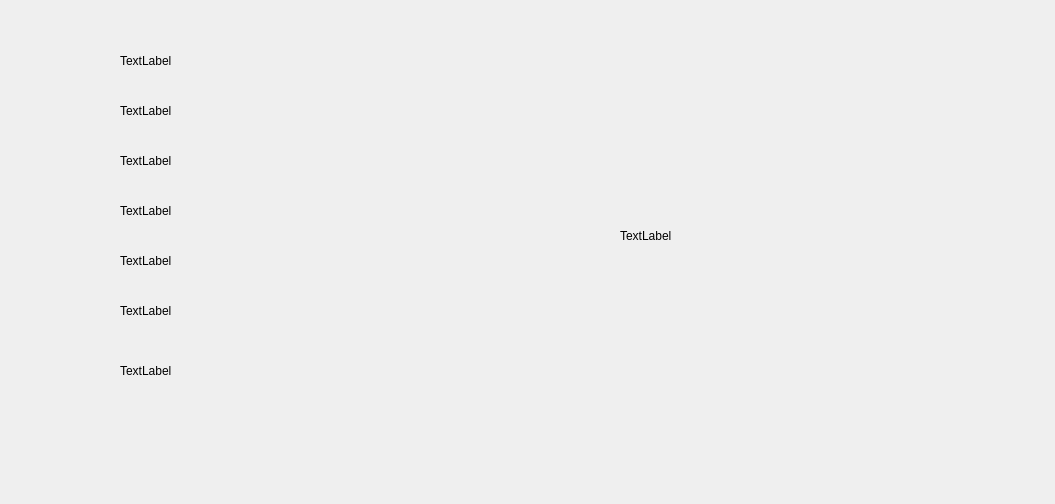
<?xml version="1.0" encoding="UTF-8"?>
<ui version="4.0">
 <class>doctordetial</class>
 <widget class="QWidget" name="doctordetial">
  <property name="geometry">
   <rect>
    <x>0</x>
    <y>0</y>
    <width>1055</width>
    <height>504</height>
   </rect>
  </property>
  <property name="windowTitle">
   <string>Form</string>
  </property>
  <widget class="QLabel" name="labelName">
   <property name="geometry">
    <rect>
     <x>120</x>
     <y>50</y>
     <width>80</width>
     <height>21</height>
    </rect>
   </property>
   <property name="text">
    <string>TextLabel</string>
   </property>
  </widget>
  <widget class="QLabel" name="labelJobId">
   <property name="geometry">
    <rect>
     <x>120</x>
     <y>100</y>
     <width>80</width>
     <height>21</height>
    </rect>
   </property>
   <property name="text">
    <string>TextLabel</string>
   </property>
  </widget>
  <widget class="QLabel" name="labelDep">
   <property name="geometry">
    <rect>
     <x>120</x>
     <y>150</y>
     <width>80</width>
     <height>21</height>
    </rect>
   </property>
   <property name="text">
    <string>TextLabel</string>
   </property>
  </widget>
  <widget class="QLabel" name="labelProfile">
   <property name="geometry">
    <rect>
     <x>120</x>
     <y>200</y>
     <width>80</width>
     <height>21</height>
    </rect>
   </property>
   <property name="text">
    <string>TextLabel</string>
   </property>
  </widget>
  <widget class="QLabel" name="labelWorkTime">
   <property name="geometry">
    <rect>
     <x>120</x>
     <y>250</y>
     <width>80</width>
     <height>21</height>
    </rect>
   </property>
   <property name="text">
    <string>TextLabel</string>
   </property>
  </widget>
  <widget class="QLabel" name="labelFee">
   <property name="geometry">
    <rect>
     <x>120</x>
     <y>300</y>
     <width>80</width>
     <height>21</height>
    </rect>
   </property>
   <property name="text">
    <string>TextLabel</string>
   </property>
  </widget>
  <widget class="QLabel" name="labelLimit">
   <property name="geometry">
    <rect>
     <x>120</x>
     <y>360</y>
     <width>80</width>
     <height>21</height>
    </rect>
   </property>
   <property name="text">
    <string>TextLabel</string>
   </property>
  </widget>
  <widget class="QLabel" name="labelPhoto">
   <property name="geometry">
    <rect>
     <x>620</x>
     <y>80</y>
     <width>251</width>
     <height>311</height>
    </rect>
   </property>
   <property name="text">
    <string>TextLabel</string>
   </property>
  </widget>
 </widget>
 <resources/>
 <connections/>
</ui>
